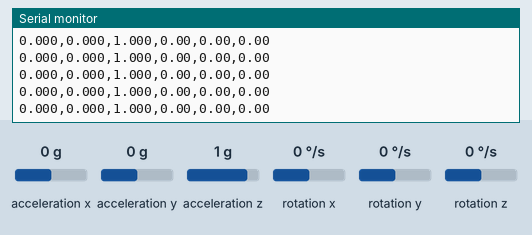
Recording of a sketch running on a simulated ESP32. On the bench: the last lines printed to the serial monitor. Wiring (inferred from the names in the program): MPU-6050 motion sensor at I2C address 0x68. Inputs (shaded band) come from the test bench; at power-on: acceleration x 0 g, acceleration y 0 g, acceleration z 1 g, rotation x 0 °/s, rotation y 0 °/s, rotation z 0 °/s.

Above: at 3.9 s.
4.0 s: acceleration x set to -1.4 g
At 4.9 s:
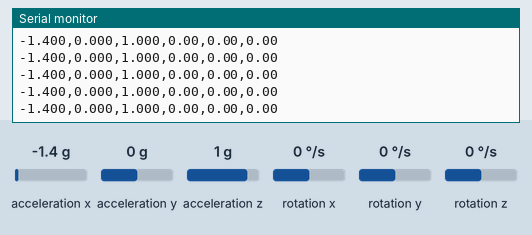
5.5 s: acceleration y set to -1.4 g
At 6.6 s:
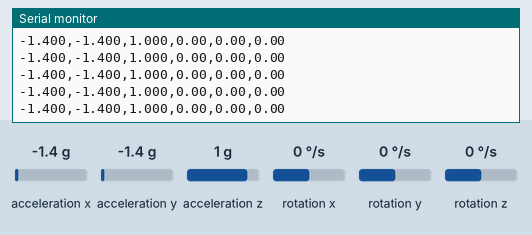
7.0 s: acceleration z set to -1.4 g
At 8.1 s:
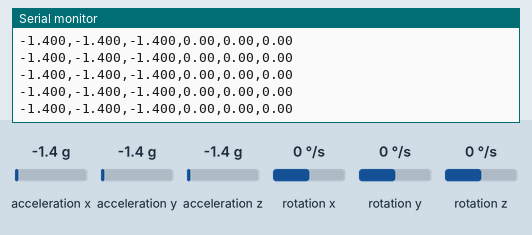
8.5 s: rotation x set to -192 °/s
At 9.2 s:
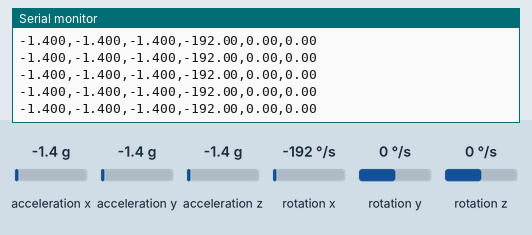
10.0 s: rotation y set to -192 °/s
At 10.9 s:
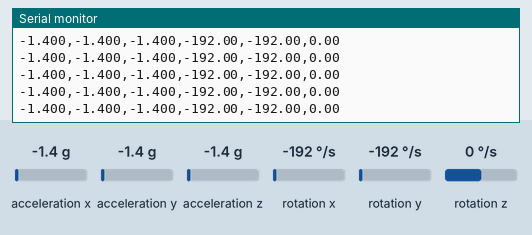

Measured:
- after the input at 4.0 s, the serial monitor: prints a new line at once (image 1)
- after the input at 5.5 s, the serial monitor: prints a new line at once (image 2)
- after the input at 7.0 s, the serial monitor: prints a new line at once (image 3)
- after the input at 8.5 s, the serial monitor: prints a new line at once (image 4)
- after the input at 10.0 s, the serial monitor: prints a new line at once (image 5)

The sketch:

mpu_raw.ino
```cpp
// MPU6050 raw reader for ESP32 - no library, so clone chips don't get rejected.
// Wiring: VCC->3.3V, GND->GND, SDA->GPIO21, SCL->GPIO22
// Open Serial Plotter at 115200 baud. Keep the board STILL for the first ~3 s (gyro calibration).

#include <Wire.h>

const uint8_t MPU = 0x68;
const uint32_t SAMPLE_US = 10000;   // 100 Hz
float gxOff = 0, gyOff = 0, gzOff = 0;

void writeReg(uint8_t reg, uint8_t val) {
  Wire.beginTransmission(MPU);
  Wire.write(reg);
  Wire.write(val);
  Wire.endTransmission();
}

bool readRaw(int16_t v[7]) {
  Wire.beginTransmission(MPU);
  Wire.write(0x3B);                          // ACCEL_XOUT_H
  if (Wire.endTransmission(false) != 0) return false;
  if (Wire.requestFrom(MPU, (uint8_t)14) != 14) return false;
  for (int i = 0; i < 7; i++) v[i] = (Wire.read() << 8) | Wire.read();
  return true;                               // ax ay az temp gx gy gz
}

void setup() {
  Serial.begin(115200);
  delay(500);
  Wire.begin(21, 22);
  Wire.setClock(400000);

  writeReg(0x6B, 0x00);   // wake up (chip boots in sleep mode)
  writeReg(0x1A, 0x03);   // DLPF ~44 Hz, cuts noise
  writeReg(0x1B, 0x00);   // gyro  +-250 dps  -> 131 LSB/(deg/s)
  writeReg(0x1C, 0x00);   // accel +-2 g      -> 16384 LSB/g

  Wire.beginTransmission(MPU);
  Wire.write(0x75);       // WHO_AM_I
  Wire.endTransmission(false);
  Wire.requestFrom(MPU, (uint8_t)1);
  Serial.printf("WHO_AM_I = 0x%02X (genuine = 0x68; clones often differ - that's OK)\n", Wire.read());

  // Gyro offset calibration - board must be still
  int16_t v[7];
  const int N = 500;
  for (int i = 0; i < N; i++) {
    if (readRaw(v)) { gxOff += v[4]; gyOff += v[5]; gzOff += v[6]; }
    delay(3);
  }
  gxOff /= N; gyOff /= N; gzOff /= N;
  Serial.printf("Gyro offsets: %.1f %.1f %.1f\n", gxOff, gyOff, gzOff);
}

void loop() {
  static uint32_t next = micros();
  if ((int32_t)(micros() - next) < 0) return;
  next += SAMPLE_US;

  int16_t v[7];
  if (!readRaw(v)) { Serial.println("I2C read failed"); return; }

  // Units: accel in g, gyro in deg/s. Labels make Serial Plotter show named lines.
    Serial.printf("%.3f,%.3f,%.3f,%.2f,%.2f,%.2f\n",
    v[0] / 16384.0, v[1] / 16384.0, v[2] / 16384.0,
    (v[4] - gxOff) / 131.0, (v[5] - gyOff) / 131.0, (v[6] - gzOff) / 131.0);
}
```
